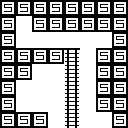

This game map was drawn from its Tiled (.tmx) file and the tilesets committed beside it. A one-line description and the full map source follow:
An orthogonal 8x8 tile map with 16x16 px tiles, 1 tile layer (Tile Layer 1).

<map version="1.0" orientation="orthogonal" renderorder="right-up" width="8" height="8" tilewidth="16" tileheight="16" nextobjectid="1">
 <properties>
  <property name="BOTTOM" value="FFFTTTTF" />
  <property name="LEFT" value="FFFFFFFF" />
  <property name="RIGHT" value="FFFFFFFF" />
  <property name="SPAWN" value="2,1" />
  <property name="TOP" value="FFFFFFFF" />
 </properties>
 <tileset firstgid="1" name="s" tilewidth="16" tileheight="16">
  <tile id="0">
   <image width="16" height="16" source="../textures/E.png" />
  </tile>
  <tile id="1">
   <image width="16" height="16" source="../textures/L.png" />
  </tile>
  <tile id="2">
   <image width="16" height="16" source="../textures/P.png" />
  </tile>
  <tile id="3">
   <image width="16" height="16" source="../textures/S.png" />
  </tile>
  <tile id="4">
   <image width="16" height="16" source="../textures/T.png" />
  </tile>
  <tile id="5">
   <image width="16" height="16" source="../textures/W.png" />
  </tile>
 </tileset>
 <layer name="Tile Layer 1" width="8" height="8">
  <data encoding="csv">
4,4,4,4,4,4,4,4,
4,1,4,4,4,4,4,4,
4,1,1,1,1,1,1,4,
4,4,4,4,5,1,4,4,
4,4,1,1,2,1,4,4,
4,1,1,1,2,1,4,4,
4,1,1,1,2,1,4,4,
4,4,4,1,2,1,1,4
</data>
 </layer>
</map>
